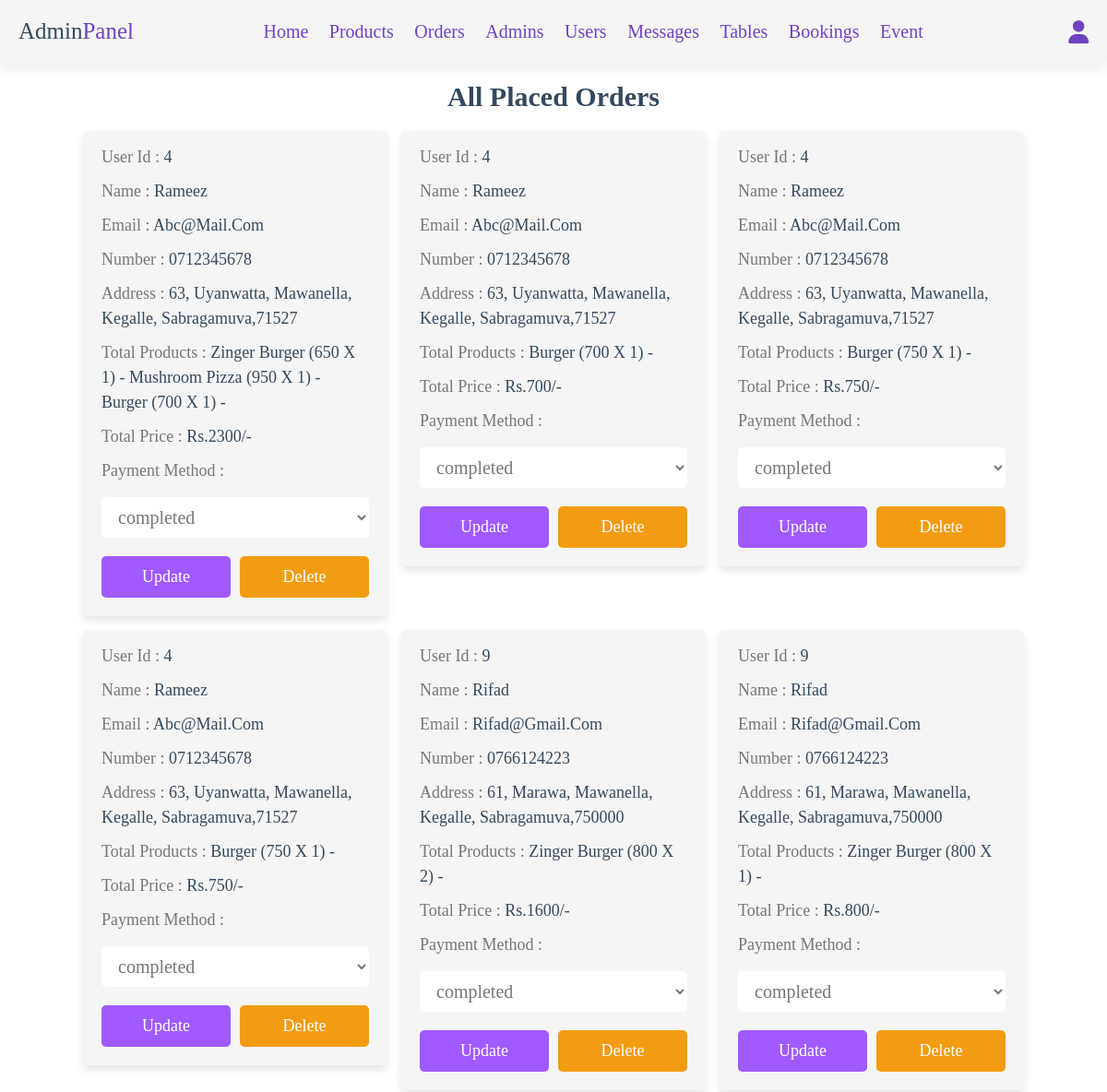
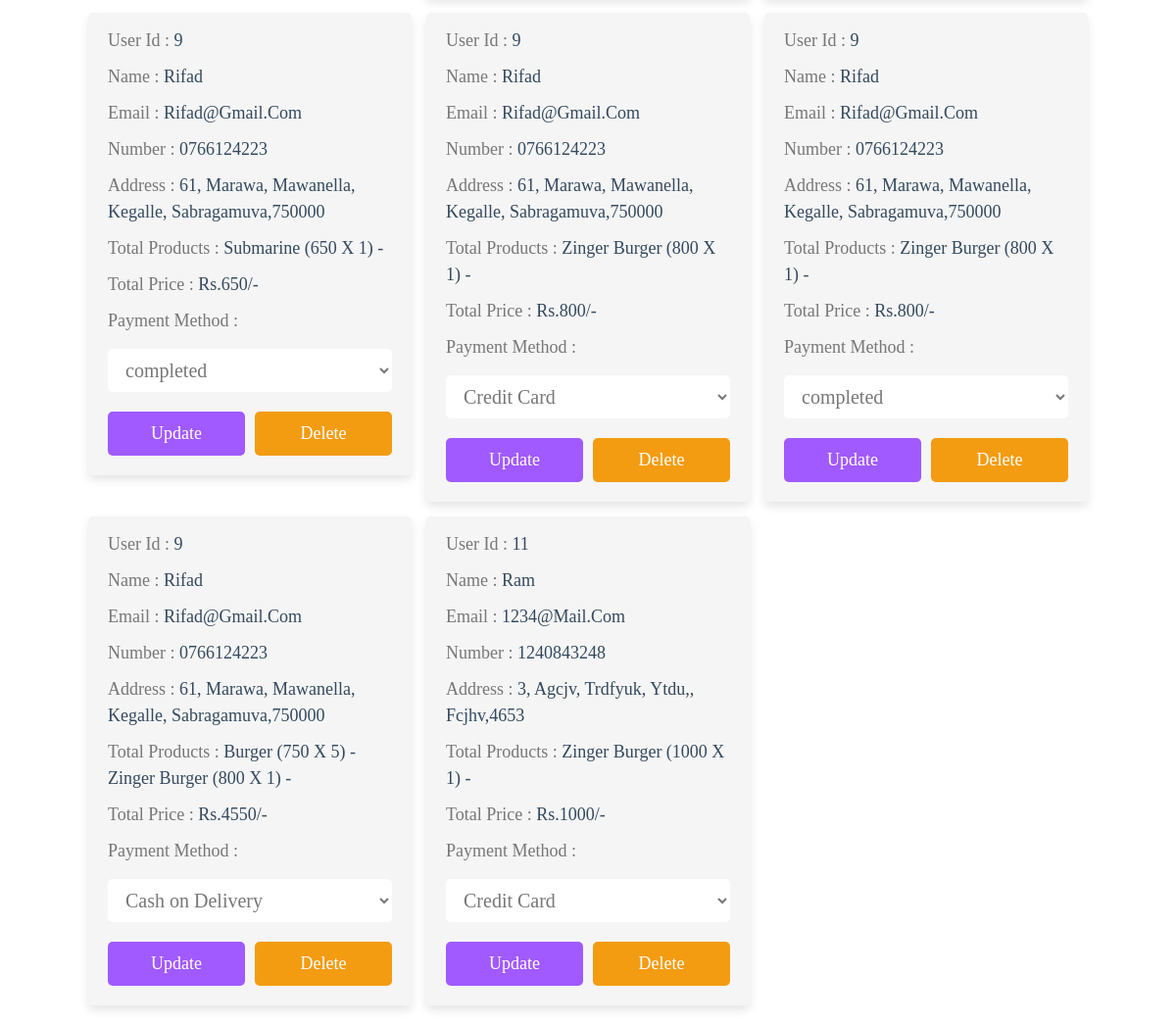
The app's page /admin/placed_orders.php (signed in) with its own data (2 pictures, top to bottom).
### tables this page shows
CREATE TABLE `orders` (
  `id` int(100) NOT NULL,
  `user_id` int(100) NOT NULL,
  `name` varchar(20) NOT NULL,
  `number` varchar(10) NOT NULL,
  `email` varchar(50) NOT NULL,
  `method` varchar(50) NOT NULL,
  `address` varchar(500) NOT NULL,
  `total_products` varchar(1000) NOT NULL,
  `total_price` int(100) NOT NULL,
  `placed_on` date NOT NULL,
  `payment_status` varchar(20) NOT NULL
);

### admin/placed_orders.php (the view, shortened to what this page needs)
<?php
include '../components/connect.php';
?>
<!DOCTYPE html>
<html lang="en">
<head>
   <link rel="stylesheet" href="https://cdnjs.cloudflare.com/ajax/libs/font-awesome/6.1.1/css/all.min.css">
   <link rel="stylesheet" href="../css/admin_style.css">
</head>
<body>
<?php include '../components/admin_header.php' ?>
<section class="placed-orders">
   <h1 class="heading">All placed orders</h1>
   <div class="box-container">
   <?php
      $select_orders = $conn->prepare("SELECT * FROM `orders`");
      $select_orders->execute();
      if($select_orders->rowCount() > 0){
         while($fetch_orders = $select_orders->fetch(PDO::FETCH_ASSOC)){
   ?>
   <div class="box">
      <p> user id : <span><?= $fetch_orders['user_id']; ?></span> </p>
      <p> name : <span><?= $fetch_orders['name']; ?></span> </p>
      <p> email : <span><?= $fetch_orders['email']; ?></span> </p>
      <p> number : <span><?= $fetch_orders['number']; ?></span> </p>
      <p> address : <span><?= $fetch_orders['address']; ?></span> </p>
      <p> total products : <span><?= $fetch_orders['total_products']; ?></span> </p>
      <p> total price : <span>Rs.<?= $fetch_orders['total_price']; ?>/-</span> </p>
      <p> payment method : <span><?= $fetch_orders['method']; ?></span> </p>
      <form action="" method="POST">
         <select name="payment_status" class="drop-down">
            <option value="" selected disabled><?= $fetch_orders['payment_status']; ?></option>
         </select>
         <div class="flex-btn">
            <input type="submit" value="update" class="btn" name="update_payment">
            <a href="placed_orders.php?delete=<?= $fetch_orders['id']; ?>" class="delete-btn" onclick="return confirm('delete this order?');">delete</a>
         </div>
      </form>
   </div>
   <?php
      }
   }else{
      echo '<p class="empty">no orders placed yet!</p>';
   }
   ?>
   </div>
</section>
</body>
</html>

### css/admin_style.css (style rules this page uses)
:root { --main-color:#A05AFF; --change-color:#1BCFB4; --light-bg:#cebfe2; --red:#e60000; --blue: #2F2FA2; --white:#fff; --orange:#f39c12; --black:#34495e; --light-bg:#f5f5f5; --light-color:#777; --border:.2rem solid var(--black); --box-shadow:0 .5rem 1rem rgba(0,0,0,.1); }
* { font-family: 'Baloo Bhaijaan 2', cursive; margin:0; padding:0; box-sizing: border-box; text-decoration: none; outline: none; border:none; }
html { font-size: 62.5%; overflow-x: hidden; }
body { background-color: var(--white); }
section { max-width: 1200px; margin:0 auto; padding:2rem; }
.btn, .delete-btn, .option-btn { display: block; margin-top: 1rem; border-radius: .5rem; cursor: pointer; width: 100%; font-size: 1.8rem; color:var(--white); padding:1.2rem 3rem; text-transform: capitalize; text-align: center; }
.btn, .option-btn { background-color: var(--main-color); }
.delete-btn { background-color: var(--orange); }
.flex-btn { display: flex; gap:1rem; }
.heading { text-align: center; margin-bottom: 2rem; text-transform: capitalize; color:var(--black); font-size: 3rem; }
.placed-orders .box-container { display: grid; grid-template-columns: repeat(auto-fit, 33rem); gap:1.5rem; justify-content: center; align-items: flex-start; }
.placed-orders .box-container .box { background-color: var(--light-bg); border-radius: .5rem; box-shadow: var(--box-shadow); padding:2rem; padding-top: 1rem; }
.placed-orders .box-container .box p { padding: .5rem 0; line-height: 1.5; font-size: 1.8rem; color:var(--light-color); text-transform: capitalize; }
.placed-orders .box-container .box p span { color:var(--black); }
.placed-orders .box-container .box .drop-down { width: 100%; margin:1rem 0; background-color: var(--white); padding:1rem 1.4rem; font-size: 2rem; color:var(--light-color); border-radius: .5rem; }

### records on screen
orders: user "4", name "Rameez", email "Abc@mail.com", number "0712345678", address "63, Uyanwatta, Mawanella, Kegalle, Sabragamuva,71527", total_products "Zinger Burger (650 X 1) - Mushroom Pizza (950 X 1) - Burger (700 X 1) -", total_price "2300", payment_status "completed"
orders: user "4", name "Rameez", email "Abc@mail.com", number "0712345678", address "63, Uyanwatta, Mawanella, Kegalle, Sabragamuva,71527", total_products "Burger (700 X 1) -", total_price "700", payment_status "completed"
orders: user "4", name "Rameez", email "Abc@mail.com", number "0712345678", address "63, Uyanwatta, Mawanella, Kegalle, Sabragamuva,71527", total_products "Burger (750 X 1) -", total_price "750", payment_status "completed"
orders: user "4", name "Rameez", email "Abc@mail.com", number "0712345678", address "63, Uyanwatta, Mawanella, Kegalle, Sabragamuva,71527", total_products "Burger (750 X 1) -", total_price "750", payment_status "completed"
orders: user "9", name "Rifad", email "Rifad@gmail.com", number "0766124223", address "61, Marawa, Mawanella, Kegalle, Sabragamuva,750000", total_products "Zinger Burger (800 X 2) -", total_price "1600", payment_status "completed"
orders: user "9", name "Rifad", email "Rifad@gmail.com", number "0766124223", address "61, Marawa, Mawanella, Kegalle, Sabragamuva,750000", total_products "Zinger Burger (800 X 1) -", total_price "800", payment_status "completed"
orders: user "9", name "Rifad", email "Rifad@gmail.com", number "0766124223", address "61, Marawa, Mawanella, Kegalle, Sabragamuva,750000", total_products "Submarine (650 X 1) -", total_price "650", payment_status "completed"
orders: user "9", name "Rifad", email "Rifad@gmail.com", number "0766124223", address "61, Marawa, Mawanella, Kegalle, Sabragamuva,750000", total_products "Zinger Burger (800 X 1) -", total_price "800", payment_status "Credit Card"
orders: user "9", name "Rifad", email "Rifad@gmail.com", number "0766124223", address "61, Marawa, Mawanella, Kegalle, Sabragamuva,750000", total_products "Zinger Burger (800 X 1) -", total_price "800", payment_status "completed"
orders: user "9", name "Rifad", email "Rifad@gmail.com", number "0766124223", address "61, Marawa, Mawanella, Kegalle, Sabragamuva,750000", total_products "Burger (750 X 5) - Zinger Burger (800 X 1) -", total_price "4550", payment_status "Cash on Delivery"
orders: user "11", name "Ram", email "1234@mail.com", number "1240843248", address "3, Agcjv, Trdfyuk, Ytdu,, Fcjhv,4653", total_products "Zinger Burger (1000 X 1) -", total_price "1000", payment_status "Credit Card"
